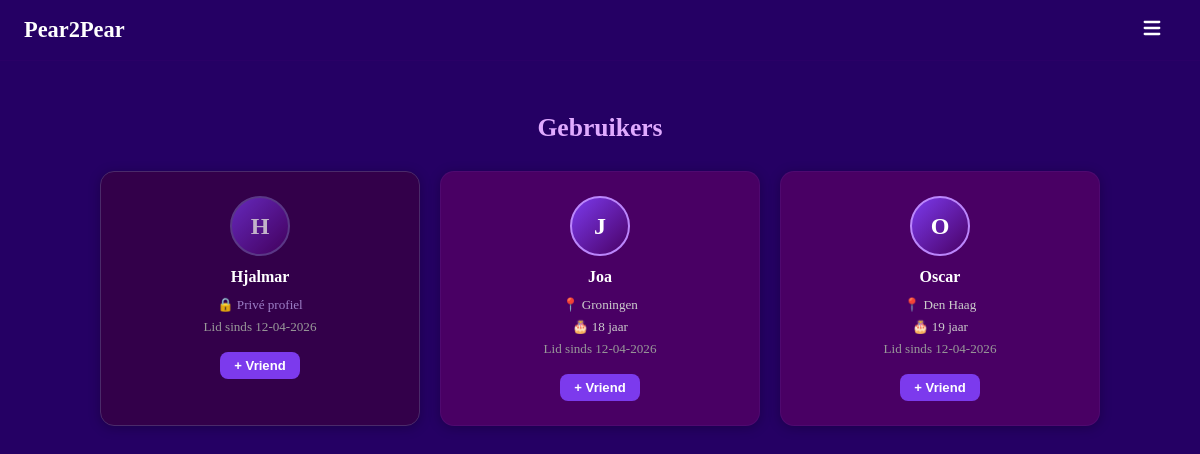
The app's page /profiles (signed in), older data.
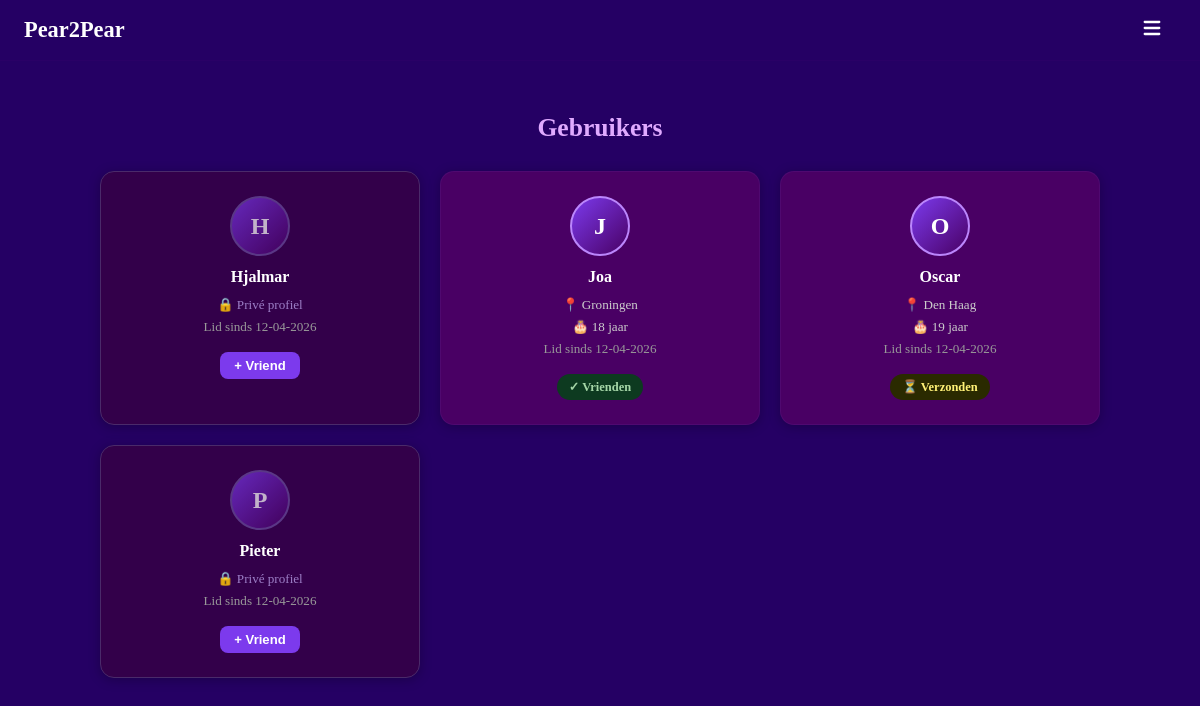
The same page, newer data.
### models.py (models this page shows, shortened)
class User(UserMixin, db.Model):
    __tablename__ = "users"
    id            = db.Column(db.Integer, primary_key=True)
    username      = db.Column(db.String(30),  unique=True, nullable=False, index=True)
    email         = db.Column(db.String(120), unique=True, nullable=False, index=True)
    password_hash = db.Column(db.String(256), nullable=False)
    created_at    = db.Column(db.DateTime, default=datetime.utcnow, nullable=False)
    last_login    = db.Column(db.DateTime, default=datetime.utcnow, nullable=False)
    age       = db.Column(db.Integer,     nullable=True)
    location  = db.Column(db.String(100), nullable=True)
    is_public = db.Column(db.Boolean,     default=True, nullable=False)
    sent_requests     = db.relationship("Friendship", foreign_keys=[Friendship.from_id], backref="from_user", lazy="dynamic")
    received_requests = db.relationship("Friendship", foreign_keys=[Friendship.to_id],   backref="to_user",   lazy="dynamic")
    def friendship_status_with(self, other_id: int):
        sent = Friendship.query.filter_by(from_id=self.id, to_id=other_id).first()
        if sent:
            return "friends" if sent.status == "accepted" else "pending_sent"
        received = Friendship.query.filter_by(from_id=other_id, to_id=self.id).first()
        if received:
            return "friends" if received.status == "accepted" else "pending_received"
        return None
    def pending_received(self):
        reqs = Friendship.query.filter_by(to_id=self.id, status="pending").all()
        return User.query.filter(User.id.in_([r.from_id for r in reqs])).all()
    def unread_message_count(self):
        return Message.query.filter_by(receiver_id=self.id, read=False).count()

### main.py (the view)
    @app.route("/profiles")
    @login_required
    def profiles():
        all_users = User.query.order_by(User.username).all()
        return render_template("profiles.html", users=all_users)

### main.py (called while the page is built)
def create_app() -> Flask:
    app = Flask(__name__)
    app.config["SECRET_KEY"]                     = os.environ["SECRET_KEY"]
    app.config["SQLALCHEMY_DATABASE_URI"]        = os.environ["DATABASE_URL"]
    app.config["SQLALCHEMY_TRACK_MODIFICATIONS"] = False
    app.config["REMEMBER_COOKIE_DURATION"]       = timedelta(days=30)
    app.config["REMEMBER_COOKIE_HTTPONLY"]       = True
    app.config["REMEMBER_COOKIE_SAMESITE"]       = "Lax"
    db.init_app(app)
    login_manager = LoginManager(app)
    login_manager.login_view             = "login"
    login_manager.login_message          = "Log in om deze pagina te bekijken."
    login_manager.login_message_category = "info"
    @login_manager.user_loader
    def load_user(user_id: str):
        return db.session.get(User, int(user_id))
    with app.app_context():
        db.create_all()
    register_routes(app)
    return app

### templates/profiles.html (shortened to what this page needs)
{% extends "base.html" %}
{% block content %}
<div class="profiles-page">
    <h2 class="profiles-title">Gebruikers</h2>
    <div class="profiles-grid">
        {% for user in users %}
            {% if user.id != current_user.id %}
            {% set status = current_user.friendship_status_with(user.id) %}
            <a href="/profile/{{ user.id }}" class="profile-card {% if not user.is_public %}profile-card--private{% endif %}">
                <div class="profile-card__avatar">{{ user.username[0].upper() }}</div>
                <h3 class="profile-card__name">{{ user.username }}</h3>
                {% if user.is_public %}
                    {% if user.location %}<p class="profile-card__detail">📍 {{ user.location }}</p>{% endif %}
                    {% if user.age %}<p class="profile-card__detail">🎂 {{ user.age }} jaar</p>{% endif %}
                    <p class="profile-card__detail profile-card__since">Lid sinds {{ user.created_at.strftime('%d-%m-%Y') }}</p>
                {% else %}
                    <p class="profile-card__detail profile-card__private-label">🔒 Privé profiel</p>
                    <p class="profile-card__detail profile-card__since">Lid sinds {{ user.created_at.strftime('%d-%m-%Y') }}</p>
                {% endif %}
                <div class="profile-card__actions" onclick="event.preventDefault()">
                    {% if status == 'friends' %}
                        <span class="friend-badge friend-badge--yes">✓ Vrienden</span>
                    {% elif status == 'pending_sent' %}
                        <span class="friend-badge friend-badge--pending">⏳ Verzonden</span>
                    {% elif status == 'pending_received' %}
                        <form method="POST" action="/friend/accept/{{ user.id }}">
                            <input type="hidden" name="csrf_token" value="{{ csrf_token }}">
                            <button type="submit" class="btn btn--small btn--green">✓ Accepteren</button>
                        </form>
                    {% else %}
                        <form method="POST" action="/friend/add/{{ user.id }}">
                            <button type="submit" class="btn btn--small">+ Vriend</button>
                        </form>
                    {% endif %}
                </div>
            </a>
            {% endif %}
        {% endfor %}
    </div>
</div>
{% endblock %}

### templates/base.html (shortened to what this page needs)
<!doctype html>
<html lang="en">
<head>
    <link rel="stylesheet" href="/static/style.css">
</head>
<body>
    <header>
        <a href="/" class="invlink"><h1>Pear2Pear</h1></a>
        <div class="dropdown">
            <button class="dropbtn" aria-label="Menu">
            </button>
        </div>
    </header>
    <main>
    {% block content %}
    {% endblock %}
    </main>
</body>
</html>

### static/style.css (style rules this page uses)
html, body { height: 100%; margin: 0; background-color: #250064; overflow: hidden; }
main { background-color: #250064; display: flex; justify-content: center; align-items: center; min-height: 95vh; margin: 0; overflow-y: auto; }
h1, h2, h3, p, small, label { color: white; }
a { color: #bb86fc; }
.invlink { text-decoration: none; }
header { position: fixed; top: 0; left: 0; right: 0; display: flex; align-items: center; justify-content: space-between; padding: 0 24px; background: #250064; z-index: 200; height: 60px; border-bottom: 1px solid #3a006f44; }
header h1 { margin: 0; font-size: 1.4rem; }
main { padding-top: 60px; }
.dropdown { position: relative; }
.dropbtn { background-color: transparent; color: white; padding: 12px; font-size: 16px; border: none; cursor: pointer; }
.btn { background-color: #7c3aed; color: white; border: none; padding: 10px 24px; border-radius: 8px; cursor: pointer; font-size: 0.95rem; font-weight: 600; transition: background-color 0.2s; text-decoration: none; display: inline-block; }
.btn--small { padding: 6px 14px; font-size: 0.82rem; }
.profiles-page { width: 90%; max-width: 1000px; padding: 32px 0 48px; }
.profiles-title { text-align: center; font-size: 1.6rem; margin-bottom: 28px; color: #e0aaff; }
.profiles-grid { display: grid; grid-template-columns: repeat(3, 1fr); gap: 20px; }
.profile-card { background-color: #490064; border-radius: 14px; padding: 24px 18px; display: flex; flex-direction: column; align-items: center; text-align: center; box-shadow: 0 2px 12px rgba(0,0,0,0.25); transition: transform 0.18s, box-shadow 0.18s; border: 1px solid #6b2fa033; text-decoration: none; cursor: pointer; }
.profile-card--private { border-color: #4a2a6a; background-color: #33004a; }
.profile-card__avatar { width: 56px; height: 56px; border-radius: 50%; background: linear-gradient(135deg, #7c3aed, #490064); display: flex; align-items: center; justify-content: center; font-size: 1.5rem; font-weight: 700; color: white; margin-bottom: 12px; border: 2px solid #bb86fc; }
.profile-card--private .profile-card__avatar { border-color: #6b4fa0; opacity: 0.7; }
.profile-card__name { margin: 0 0 8px; font-size: 1rem; font-weight: 700; color: white; }
.profile-card__detail { margin: 3px 0; font-size: 0.82rem; color: #ccc; }
.profile-card__since { color: #999; }
.profile-card__private-label { color: #9d7fc7; }
.profile-card__actions { margin-top: 14px; }
.friend-badge { display: inline-block; padding: 5px 12px; border-radius: 999px; font-size: 0.78rem; font-weight: 600; }
.friend-badge--yes { background: #0d3a20; color: #a5d6a7; }
.friend-badge--pending { background: #2a2a00; color: #fff176; }
main:has(.profiles-page), main:has(.friends-page), main:has(.messages-page), main:has(.account-page), main:has(.profile-detail-page) { align-items: flex-start; overflow-y: auto; }

Row changes from the older to the newer data that the page shows:
changed User "Joa": text "+ Vriend" → "✓ Vrienden"
computed for User "Oscar": text "+ Vriend" → "⏳ Verzonden"
added User: username "P", username "Pieter", created_at "12-04-2026", is_public False (drawn)
